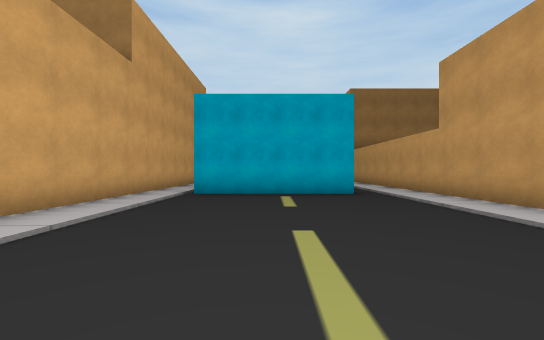
View 1 (above)

24 first-person views from a walk through a 3-D level made in the Unity game engine. The camera is 1.2 m above the floor, looks level and sees 90° across. The floor is counted in squares, 2 m on a side. Each view is taken from the middle of a square. On the plan, view 1 faces up. The plan holds only what a view shows up to about 9 squares ahead; the rest is blank. The place goes on beyond the plan. The player character is not drawn.

View 2
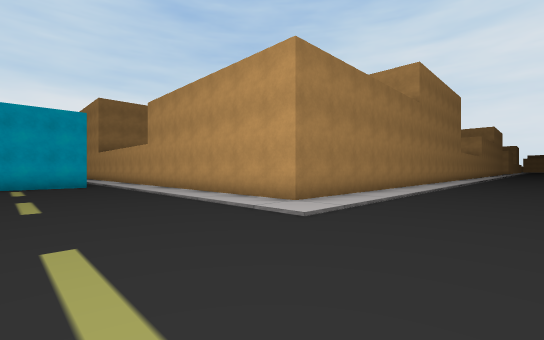

View 3
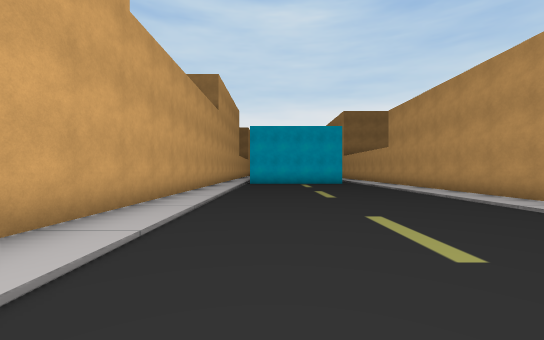

View 4
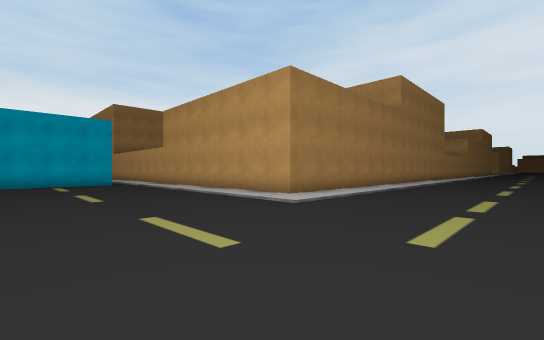

View 5
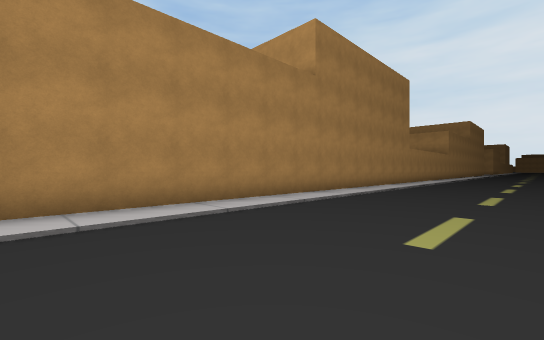

View 6
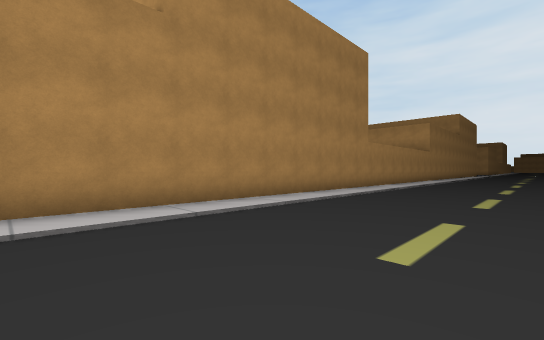

View 7
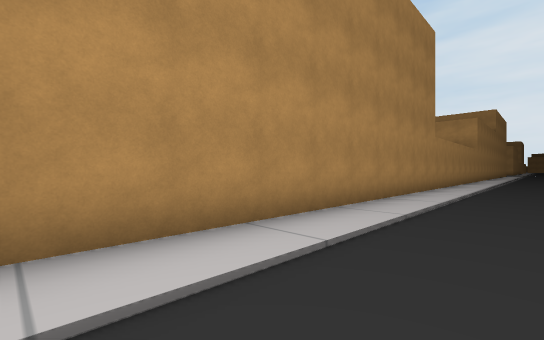

View 8
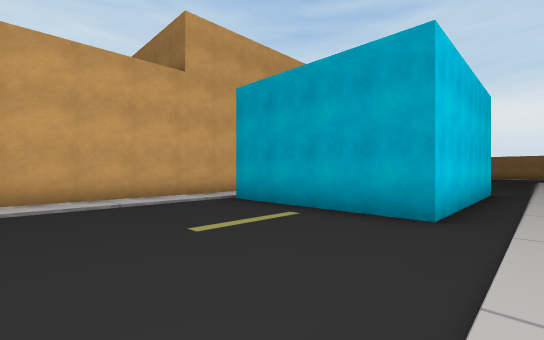

View 9
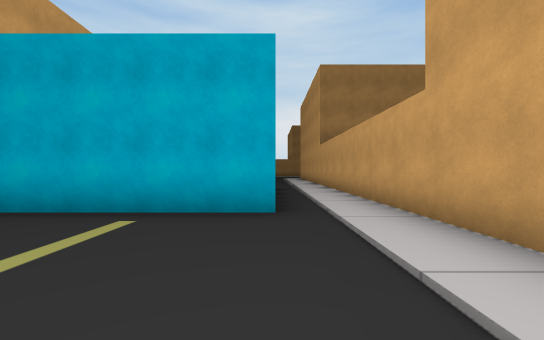

View 10
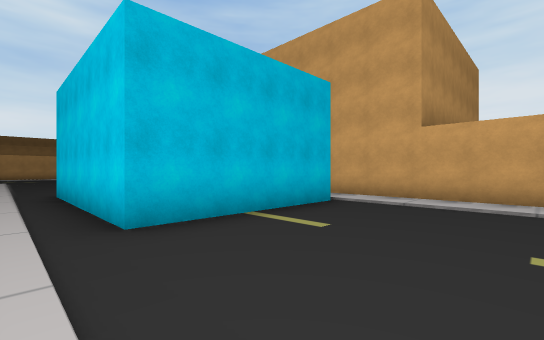

View 11
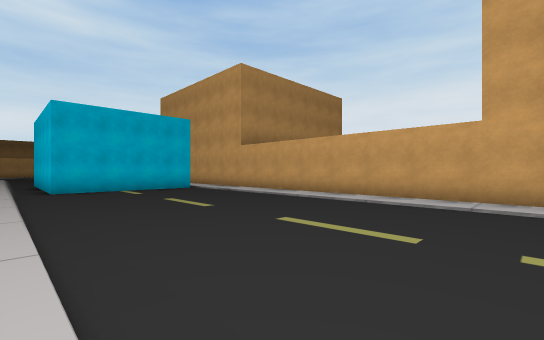

View 12
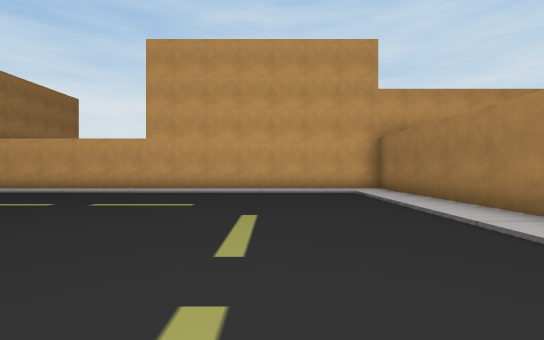

View 13
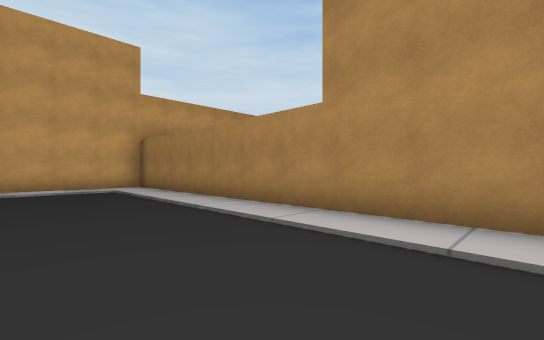

View 14
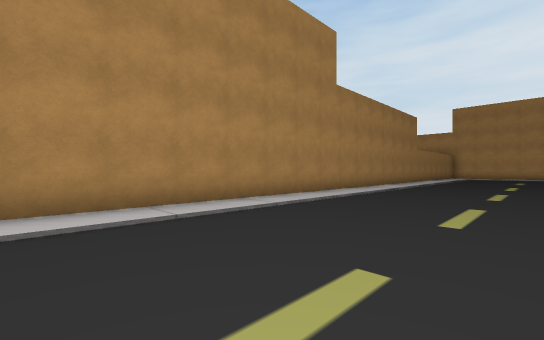

View 15
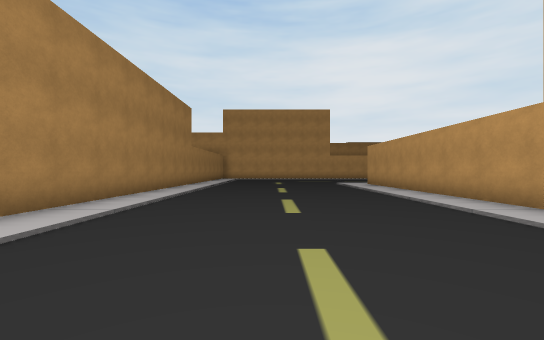

View 16
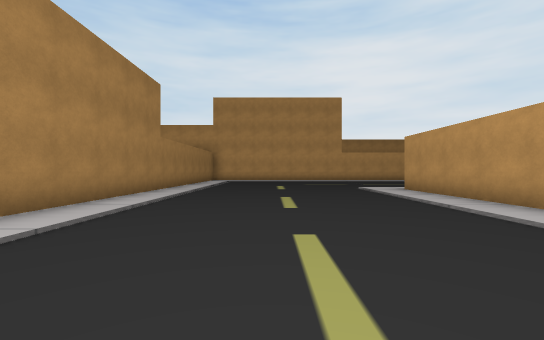

View 17
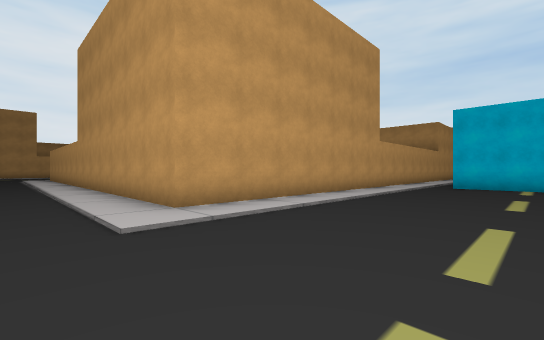

View 18
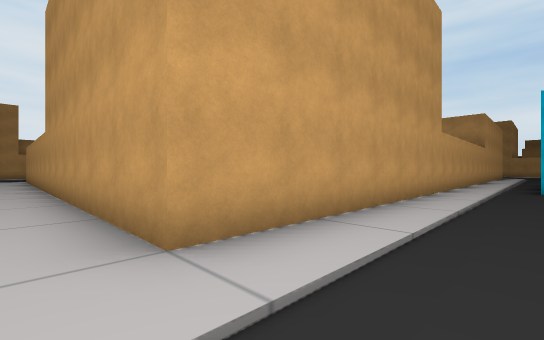

View 19
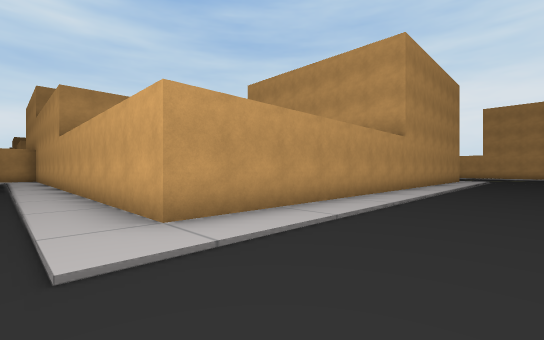

View 20
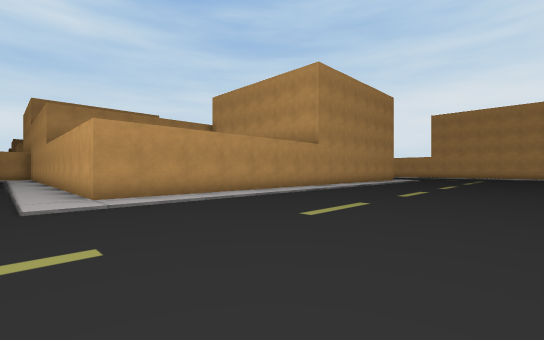

View 21
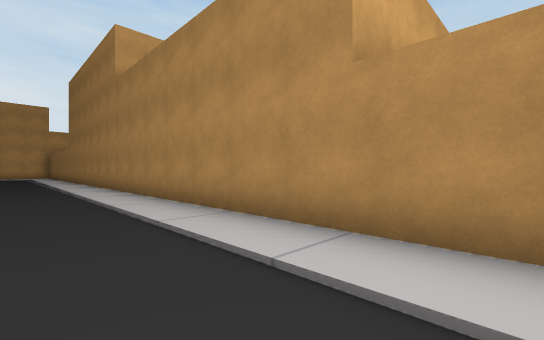

View 22
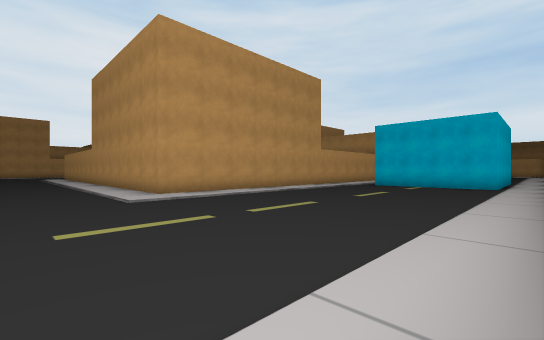

View 23
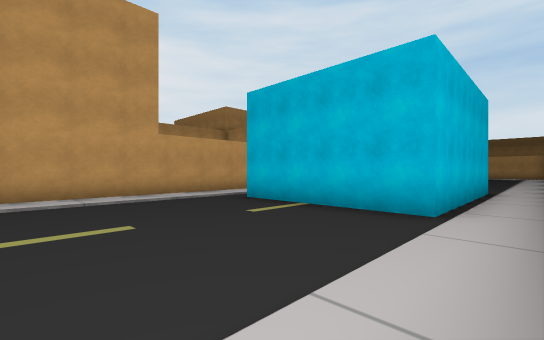

View 24
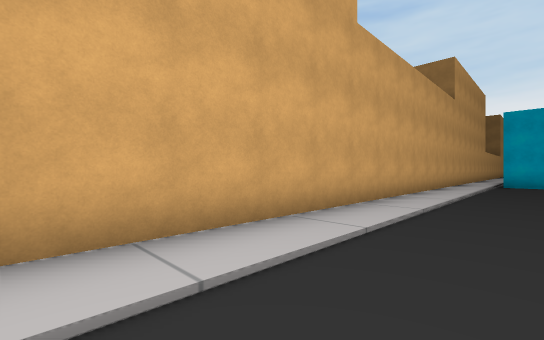

### Floor plan
Key: @ floor where view 1 was taken; # wall or solid block; . floor; B building.
Columns run from 6 left of view 1 to 19 right of it. Each row starts with its distance up from view 1.
 30    B
 29    B
 28    BBBBBBBBBBBBBBBBBBBBBBB
 27    .......................
 26   B.......................
 25   B.......................
 24   B.......................
 23   B.......................
 22   B.......................
 21   B.......................
 20   B.......BBBBBBBBBBBBBB..
 19   B.......B            B..
 18   B.......B            B..
 17   B.......B            B..
 16   B.......B            B..
 15   B.......B            B..
 14   B.......B            B..
 13   B.......B            B..
 12   B.......B            B..
 11   B.#####.B            B
 10   B.#   #.B
  9   B.#   #.B
  8   B.#   #.B
  7   B.#####.B
  6 BBB.......B
  5   B.......B
  4   B.......B
  3   B.......B
  2   B.......B      B
  1   B.......B      B
  0   B...@...BBBBBBBBBBBBBBBB
 -1   B.......................
 -2   B.......................
 -3   B.......................
 -4   B.......................
 -5   B.......................

Positions as (right, up) in squares from view 1, and headings:
1: (0, 0), facing up
2: (0, -4), facing up-right
3: (-1, -5), facing up
4: (-1, -5), facing up-right
5: (5, -5), facing up-right
6: (9, -5), facing up-right
7: (9, -3), facing up-right
8: (3, 3), facing up-left
9: (2, 3), facing up
10: (3, 15), facing down-left
11: (3, 21), facing down-left
12: (5, 24), facing left
13: (6, 24), facing up-left
14: (4, 23), facing up-right
15: (7, 24), facing right
16: (10, 24), facing right
17: (0, 22), facing down-right
18: (2, 21), facing down-right
19: (19, 23), facing down-left
20: (19, 26), facing down-left
21: (19, 25), facing up-left
22: (-3, 23), facing down-right
23: (-3, 16), facing down-right
24: (-1, -5), facing up-left
